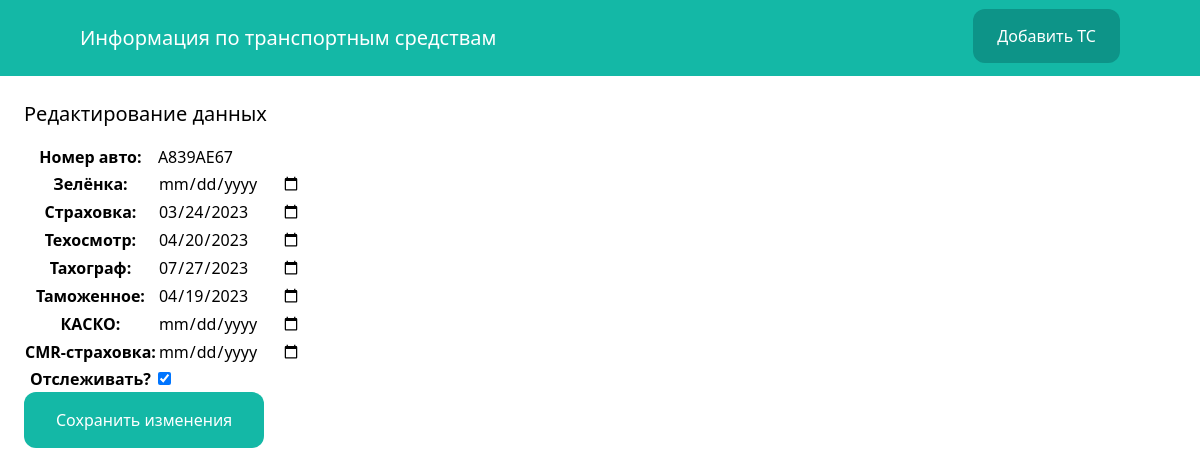
The page /api/1/edit/ on the database as committed earlier.
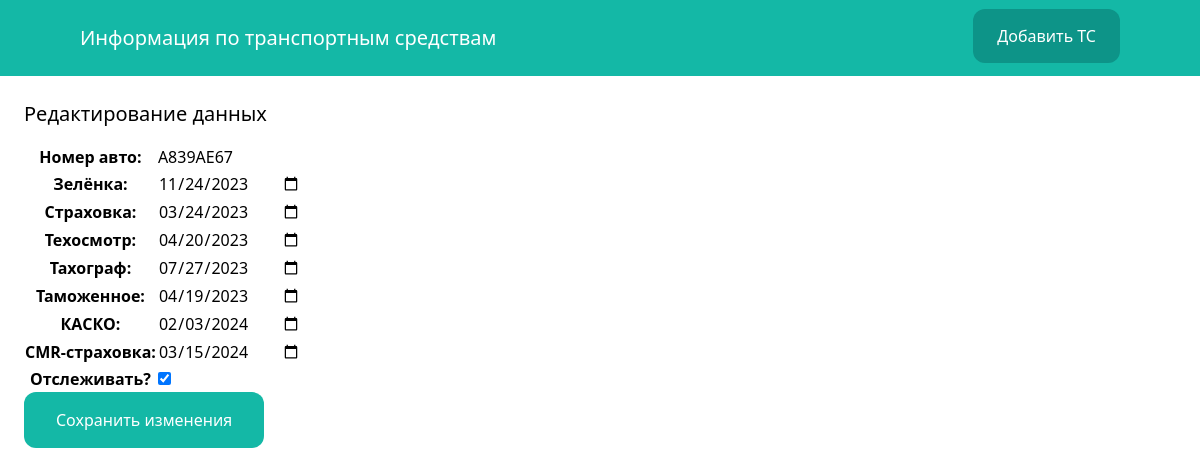
The same page on the database as committed later.
### database/models.py (models this page shows, shortened)
class Car(models.Model):
    number = models.CharField(verbose_name='Номер авто', max_length=10)
    green_card = models.DateField(verbose_name='Зелёнка', blank=True, null=True)
    strahovka = models.DateField(verbose_name='Страховка', blank=True, null=True)
    tehosmotr = models.DateField(verbose_name='Техосмотр', blank=True, null=True)
    tahograf = models.DateField(verbose_name='Тахограф', blank=True, null=True)
    tamogennoye = models.DateField(verbose_name='Таможенное', blank=True, null=True)
    kasko = models.DateField(verbose_name='КАСКО', blank=True, null=True)
    cmr_strahovka = models.DateField(verbose_name='CMR-страховка', blank=True, null=True)
    active = models.BooleanField(verbose_name='Отслеживать?', default=True)
    class Meta:
        verbose_name = 'Транспортное средство'
        verbose_name_plural = 'Транспортные средства'

### database/views.py (the view)
# urls.py: path('<int:pk>/edit/', car_edit, name='car_edit'),
def car_edit(request, pk):
    car = Car.objects.get(pk=pk)
    if request.method == 'POST':
        form = AddCarForm(request.POST, instance=car)
        if form.is_valid():
            form.save()
            messages.success(request, 'Изменения были успешно сохранены.')
            return redirect('cars')
    else:
        form = AddCarForm(instance=car)
    return render(request, 'database/edit_car.html', {'form': form})

### database/forms.py
class AddCarForm(forms.ModelForm):
    class Meta:
        model = Car
        fields = ('number', 'green_card', 'strahovka', 'tehosmotr',
                  'tahograf', 'tamogennoye', 'kasko', 'cmr_strahovka', 'active')

### database/templates/database/edit_car.html (shortened to what this page needs)
{% extends 'database/base.html'%}
{% block content %}
<div class="py-6 px-6">
    <h1 class="mb-4 text-xl">Редактирование данных</h1>
    <form method="post" action=".">
        <table>
            <tbody>
            <tr>
                <th><label for="id_number">Номер авто:</label></th>
                <td>
                    <input type="text" name="number" value="{{ form.number.value }}" maxlength="10" required="" id="id_number">
                </td>
            </tr>
            <tr>
                <th><label for="id_green_card">Зелёнка:</label></th>
                <td>
                    <input type="date" name="green_card" value="{{ form.green_card.value | date:'Y-m-d' }}" id="id_green_card">
                </td>
            </tr>
            <tr>
                <th><label for="id_strahovka">Страховка:</label></th>
                <td>
                    <input type="date" name="strahovka" value="{{ form.strahovka.value | date:'Y-m-d' }}" id="id_strahovka">
                </td>
            </tr>
            <tr>
                <th><label for="id_tehosmotr">Техосмотр:</label></th>
                <td>
                    <input type="date" name="tehosmotr" value="{{ form.tehosmotr.value | date:'Y-m-d' }}" id="id_tehosmotr">
                </td>
            </tr>
            <tr>
                <th><label for="id_tahograf">Тахограф:</label></th>
                <td>
                    <input type="date" name="tahograf" value="{{ form.tahograf.value | date:'Y-m-d' }}" id="id_tahograf">
                </td>
            </tr>
            <tr>
                <th><label for="id_tamogennoye">Таможенное:</label></th>
                <td>
                    <input type="date" name="tamogennoye" value="{{ form.tamogennoye.value | date:'Y-m-d' }}" id="id_tamogennoye">
                </td>
            </tr>
            <tr>
                <th><label for="id_kasko">КАСКО:</label></th>
                <td>
                    <input type="date" name="kasko" value="{{ form.kasko.value | date:'Y-m-d' }}" id="id_kasko">
                </td>
            </tr>
            <tr>
                <th><label for="id_cmr_strahovka">CMR-страховка:</label></th>
                <td>
                    <input type="date" name="cmr_strahovka" value="{{ form.cmr_strahovka.value | date:'Y-m-d' }}" id="id_cmr_strahovka">
                </td>
            </tr>
            <tr>
                <th><label for="id_active">Отслеживать?</label></th>
                <td>
                    <input type="checkbox" name="active" id="id_active" checked>
                </td>
            </tr>
            </tbody>
        </table>
        <button class="py-4 px-8 bg-teal-500 text-white rounded-xl">Сохранить изменения</button>
    </form>
</div>
{% endblock %}

Rows that differ between the two databases and show on the page:
changed Car "A839AE67": green_card (not shown) → "11/24/2023"; kasko (not shown) → "02/03/2024"; cmr_strahovka (not shown) → "03/15/2024"
